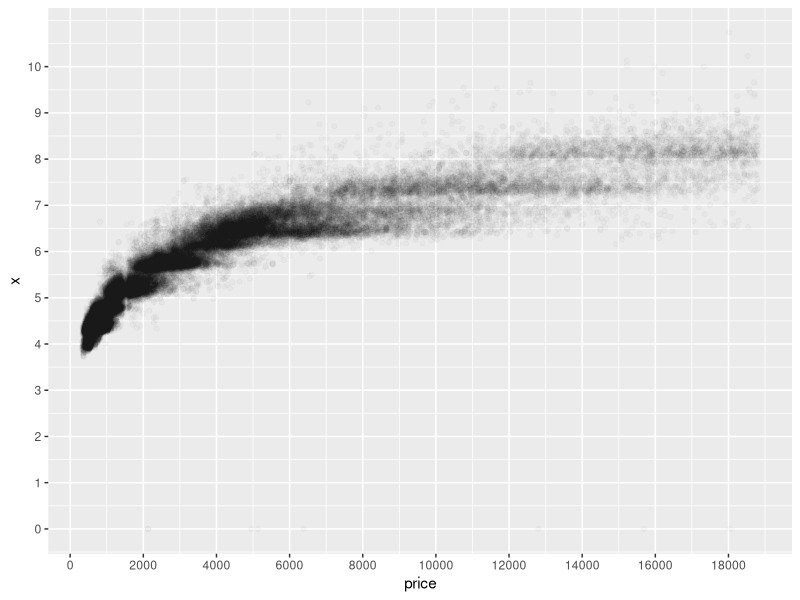
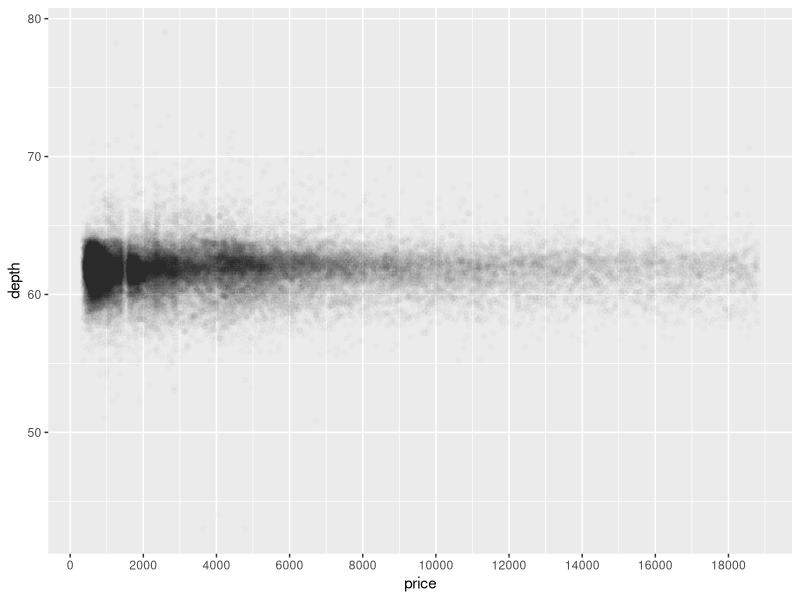
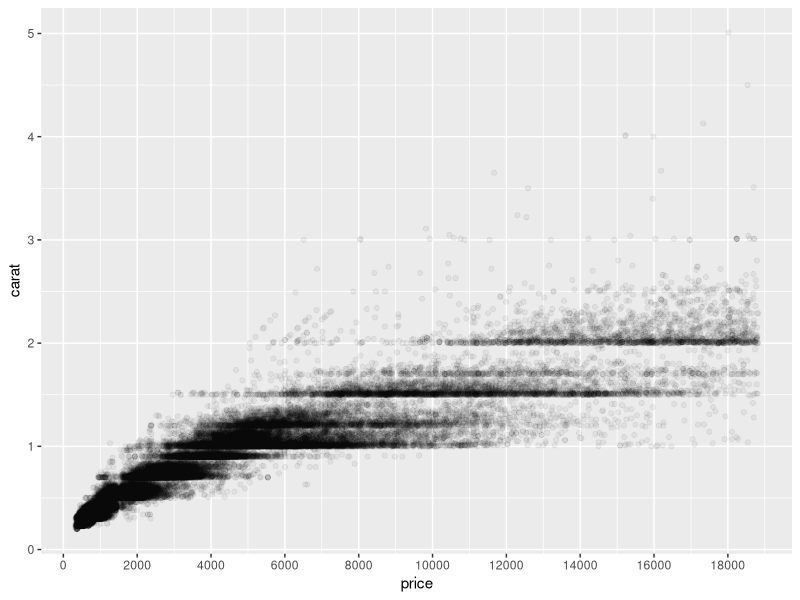
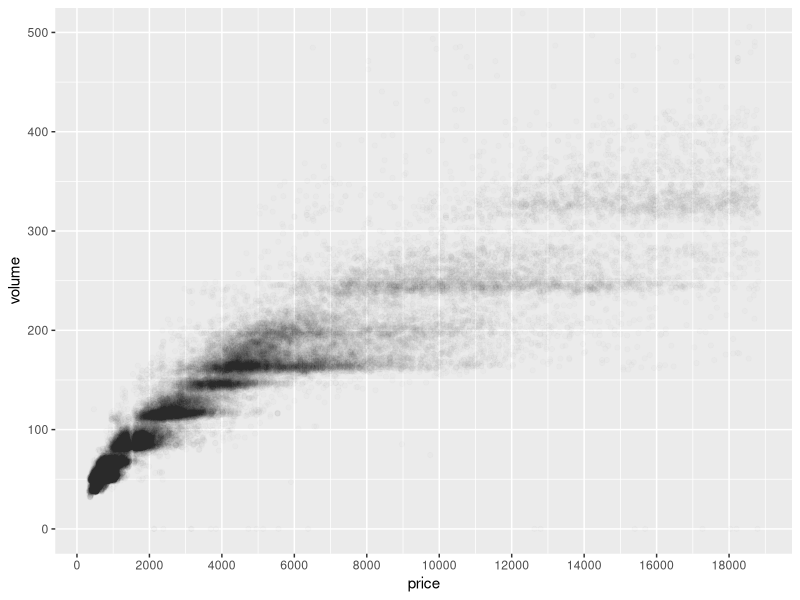
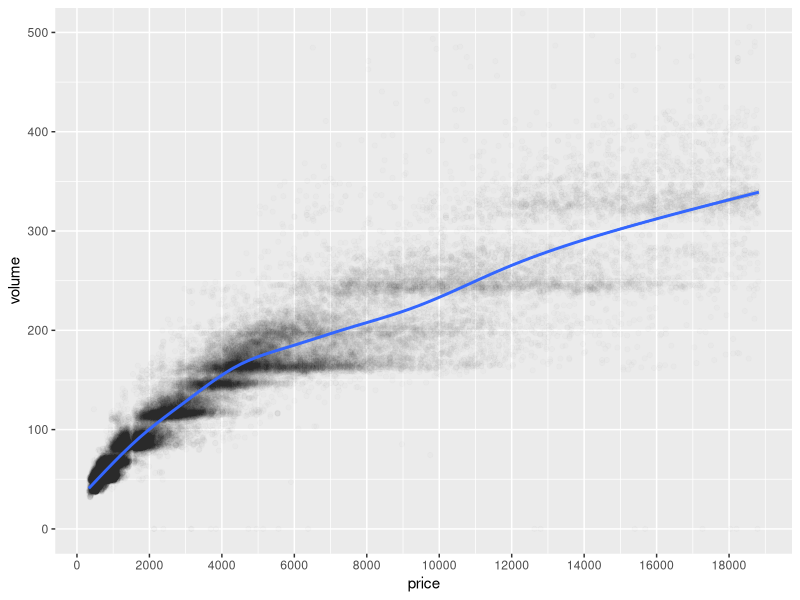
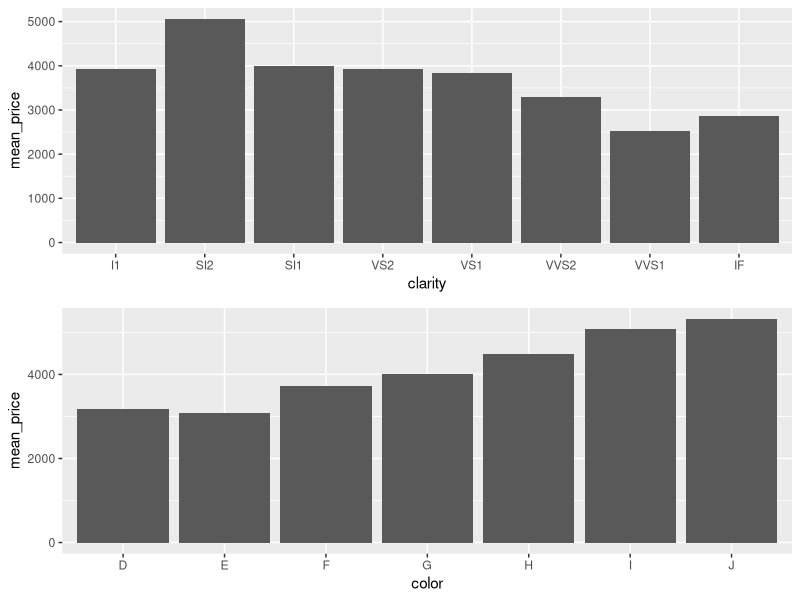
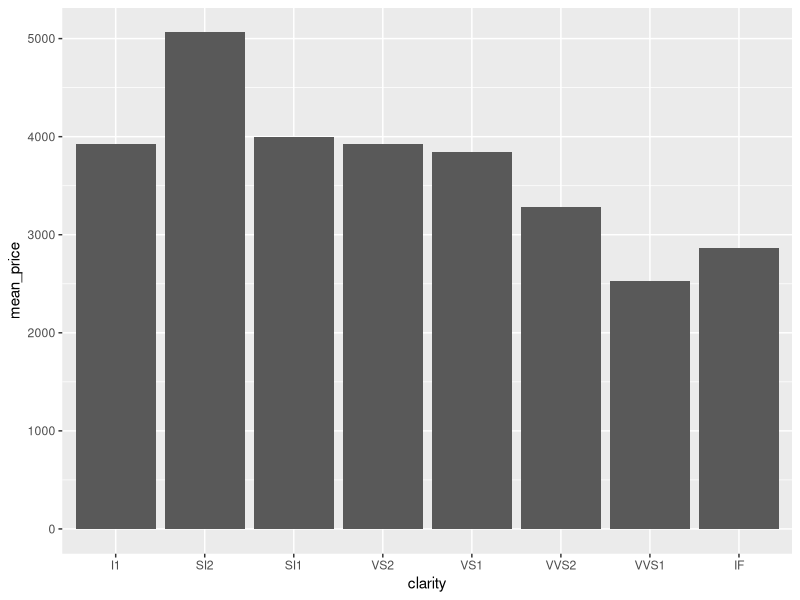
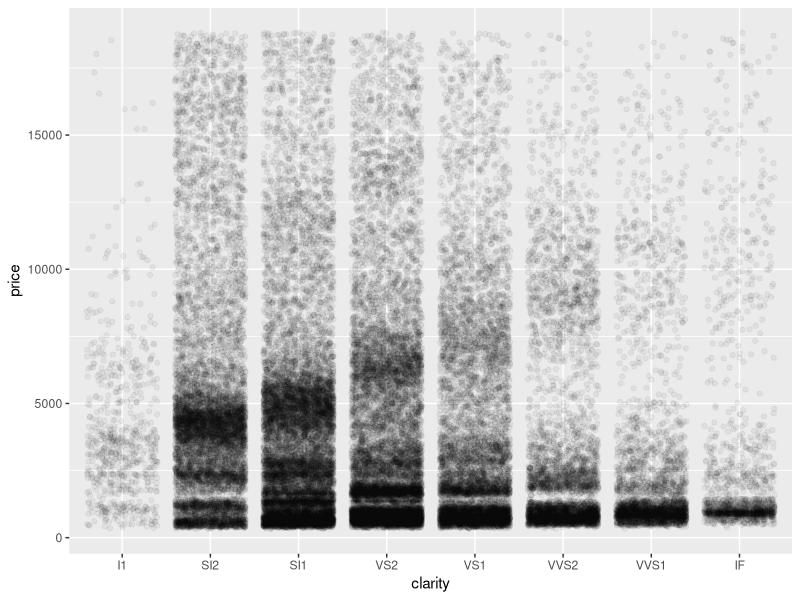

Write R code to recreate these figures, in order.
library(ggplot2)
library(gridExtra)
library(dplyr)

data("diamonds")

# price vs x
## plotting
ggplot(aes(x = price, y = x), data = diamonds) +
  geom_point(alpha = 0.02) + 
  scale_x_continuous(breaks = seq(0, 20000, 2000)) + 
  scale_y_continuous(breaks = seq(0, 10, 1))

## findings
### exponential relationship between price and x

## correlations
print(cor.test(diamonds$price, diamonds$x))
### 0.8844352 
print(cor.test(diamonds$price, diamonds$y))
### 0.8654209 
print(cor.test(diamonds$price, diamonds$z))
### 0.8612494 


# price vs. depth
## plotting
ggplot(aes(x = price, y = depth), data = diamonds) +
  geom_point(alpha = 0.01) +
  scale_x_continuous(breaks = seq(0, 20000, 2000)) #+ 
  # scale_y_continuous(breaks = seq(0, 10, 1))

## correlation
print(cor.test(diamonds$price, diamonds$depth))


# price vs. caret
## plotting
ggplot(aes(x = price, y = carat), data = diamonds) +
  geom_point(alpha = 0.05) +
  scale_x_continuous(breaks = seq(0, 20000, 2000)) + 
  scale_y_continuous(breaks = seq(0, 5, 1))


# price vs. volume
diamonds$volume = diamonds$x * diamonds$y * diamonds$z

## plotting
ggplot(aes(x = price, y = volume), data = diamonds) +
  geom_point(alpha = 0.01) +
  scale_x_continuous(breaks = seq(0, 20000, 2000)) + 
  coord_cartesian(ylim = c(0, 500))

## findings
### there are extreme outliers, with volume near 1000 and near 4000, which seems to be bad data points.
### exponential relationship between price and volume

## correlations
diamonds.good <- subset(diamonds, volume > 0 & volume < 800)
print(cor.test(diamonds.good$price, diamonds.good$volume))
 
## linear model
ggplot(aes(x = price, y = volume), data = diamonds) +
  geom_point(alpha = 0.01) +
  geom_smooth() +
  scale_x_continuous(breaks = seq(0, 20000, 2000)) + 
  coord_cartesian(ylim = c(0, 500))

# Mean Price by Clarity
diamondsByClarity <- group_by(diamonds, clarity) %>%
  summarise(mean_price = mean(price),
            median_price = median(price), 
            min_price = min(price), 
            max_price = max(price), 
            n = n()
            )

# Bar Charts of Mean Price
data(diamonds)
library(dplyr)

diamonds_by_clarity <- group_by(diamonds, clarity)
diamonds_mp_by_clarity <- summarise(diamonds_by_clarity, mean_price = mean(price))

diamonds_by_color <- group_by(diamonds, color)
diamonds_mp_by_color <- summarise(diamonds_by_color, mean_price = mean(price))

## plotting
p1 = ggplot(diamonds_mp_by_clarity, aes(x=clarity, y = mean_price)) + geom_bar(stat = 'identity')
p2 = ggplot(diamonds_mp_by_color, aes(x=color, y = mean_price)) + geom_bar(stat = 'identity')
grid.arrange(p1, p2, ncol=1)

## findings
### The mean price is maximum at clarity of SI2 and color of J.
# We think something odd is going here. These trends seem to go against our intuition.
# Mean price tends to decrease as clarity improves. The same can be said for color.
# We encourage you to look into the mean price across cut.
ggplot(diamonds_mp_by_clarity, aes(x=clarity, y = mean_price)) + geom_bar(stat = 'identity')
ggplot(diamonds, aes(y=price, x=clarity)) + geom_jitter(alpha=0.05)
